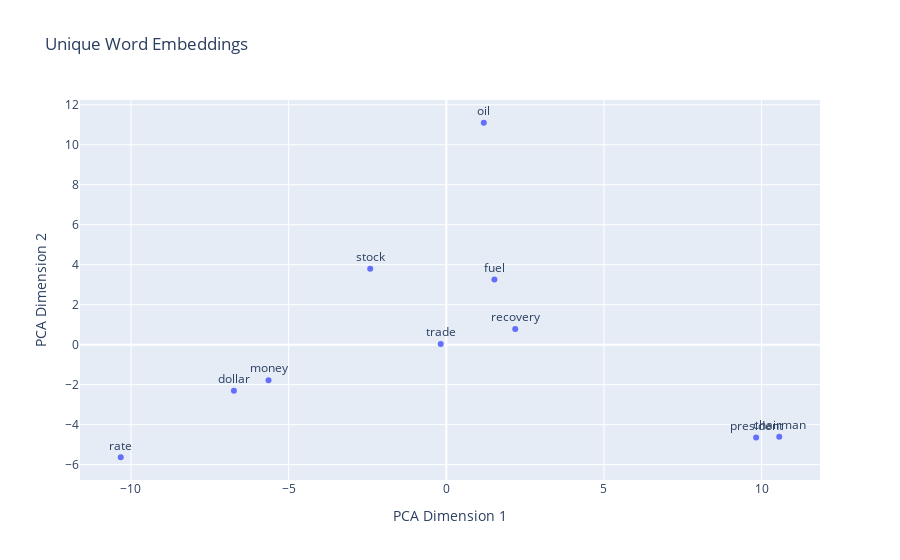

The notebook cell this image was saved under:
### Code cell
#pip install plotly
import plotly.graph_objs as go

# Extract coordinates
x_coords = result[:, 0]
y_coords = result[:, 1]

# Create a scatter plot
scatter = go.Scatter(x=x_coords, y=y_coords, mode='markers+text', text=unique_words, textposition='top center')

# Define layout
layout = go.Layout(
    title='Unique Word Embeddings',
    xaxis=dict(title='PCA Dimension 1'),
    yaxis=dict(title='PCA Dimension 2')
)

# Define figure and plot
fig = go.Figure(data=[scatter], layout=layout)
fig.show()

### Figure 1 — Plotly figure (JSON) as saved in the notebook; plotly's stock layout.template omitted (floating-point values rounded to 4 significant figures)
{"data": [{"mode": "markers+text", "text": ["president", "chairman", "dollar", "money", "rate", "oil", "trade", "fuel", "stock", "recovery"], "textposition": "top center", "type": "scatter", "x": [9.826, 10.56, -6.736, -5.638, -10.32, 1.189, -0.1758, 1.526, -2.413, 2.187], "y": [-4.649, -4.61, -2.3, -1.779, -5.63, 11.1, 0.03546, 3.257, 3.796, 0.7783]}], "layout": {"title": {"text": "Unique Word Embeddings"}, "xaxis": {"title": {"text": "PCA Dimension 1"}}, "yaxis": {"title": {"text": "PCA Dimension 2"}}}}
